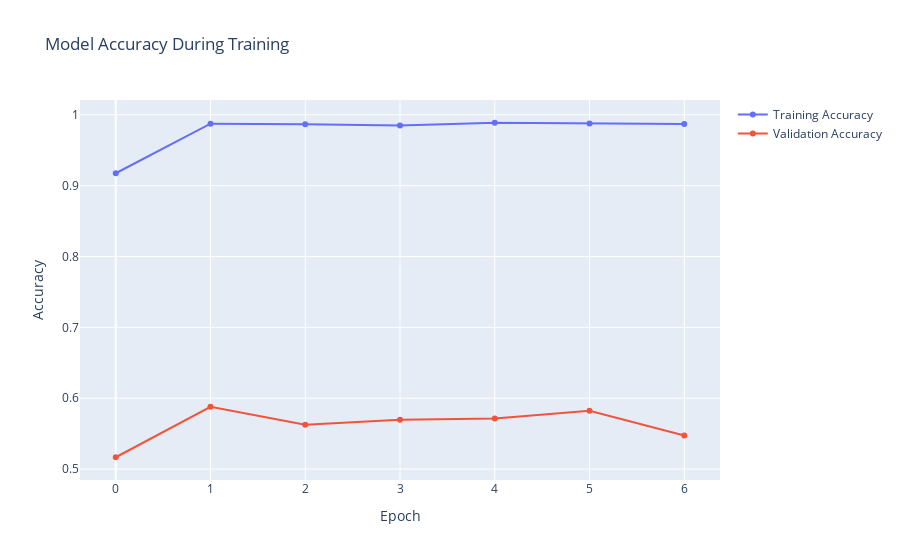

Notebook source saved alongside this figure:
### Code cell
figure = go.Figure()

figure.add_scatter(y=history.history["binary_accuracy"], name="Training Accuracy")
figure.add_scatter(y=history.history["val_binary_accuracy"], name="Validation Accuracy")

figure.update_layout(dict1={
    "title": "Model Accuracy During Training",
    "xaxis_title": "Epoch",
    "yaxis_title": "Accuracy"
}, overwrite=True)

figure.show()

### Figure 1 — Plotly figure (JSON) as saved in the notebook; plotly's stock layout.template omitted (floating-point values rounded to 4 significant figures)
{"data": [{"name": "Training Accuracy", "type": "scatter", "y": [0.9175, 0.9875, 0.9866, 0.9848, 0.9887, 0.9877, 0.9869]}, {"name": "Validation Accuracy", "type": "scatter", "y": [0.5167, 0.588, 0.5625, 0.5697, 0.5716, 0.5822, 0.5473]}], "layout": {"title": {"text": "Model Accuracy During Training"}, "xaxis": {"title": {"text": "Epoch"}}, "yaxis": {"title": {"text": "Accuracy"}}}}
